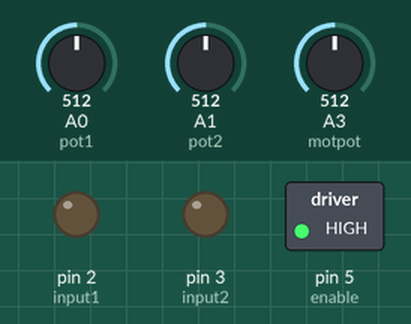
A sketch run on a simulated Arduino Nano, built with avr-gcc and run on an emulated ATmega328P. On the bench: switched loads named in the sketch (green lamp = pin HIGH), output pins drawn as LEDs (lit = HIGH). Inputs (shaded band) come from the test bench; at power-on: A1 (pot2) = 512, A3 (motpot) = 512, A0 (pot1) = 512.

Above: at 1.2 s.
1.3 s: A1 (pot2) set to 526
At 1.7 s:
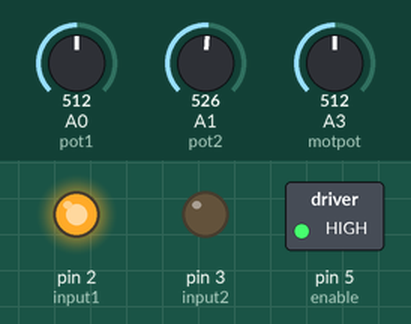
2.8 s: A3 (motpot) set to 537
At 4.0 s:
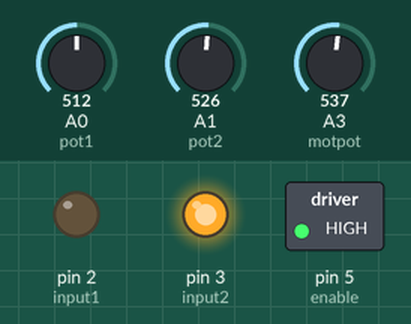
4.3 s: A3 (motpot) set to 511
At 5.2 s:
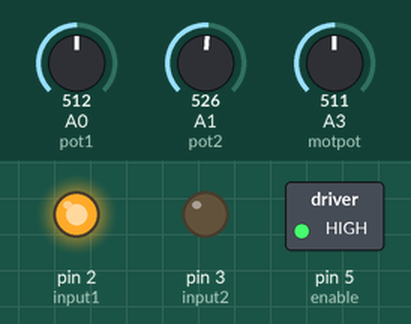
5.8 s: A3 (motpot) set to 716
At 6.3 s:
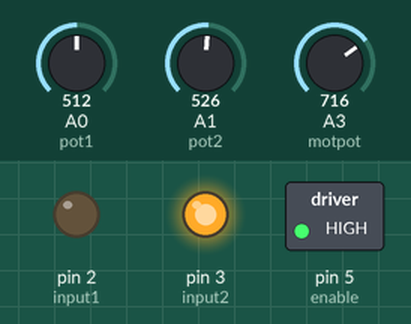
Timing chart, 0 to 8.3 s (numbered marks = the images above; inputs shaded):
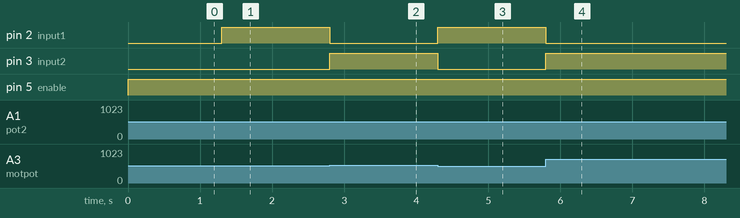

Measured:
- the behaviour switches between 512 and 513 on A1 (pot2) (found by bisection; images 0 and 1)
- the behaviour switches between 525 and 526 on A3 (motpot) (found by bisection; images 1 and 2)
- after the input at 1.3 s, pin 2 (input1): LOW → HIGH at once
- after the input at 2.8 s, pin 2 (input1): HIGH → LOW at once; pin 3 (input2): LOW → HIGH at once
- after the input at 4.3 s, pin 2 (input1): LOW → HIGH at once; pin 3 (input2): HIGH → LOW at once
- after the input at 5.8 s, pin 2 (input1): HIGH → LOW at once; pin 3 (input2): LOW → HIGH at once

The sketch:

motor_driven_pot.ino
```cpp
//built in arduino ide for nano v3
//runs the l239d chip from pots
//by julio @ youtube/djd14d
//Please, live the creative life


int pot1 = A0;
int pot2 = A1;

int motpot = A3;

int input1 = 2;
int input2 = 3;

int enable = 5;
int limit = 0;
int limit2 = 0;


bool flag = true;
bool json = true;

void setup() {
  pinMode(pot1, INPUT);
  pinMode(pot2, INPUT);
  pinMode(motpot, INPUT);

  pinMode(input1, OUTPUT);
  pinMode(input2, OUTPUT);
  pinMode(enable, OUTPUT);

}


void loop() {


  digitalWrite(enable, HIGH);

  while (flag) {
    limit = analogRead(pot1);
    limit2 = analogRead(pot2);

    if (analogRead(motpot) >= (limit + 1)) {  //left side
      digitalWrite(input2, HIGH);
      digitalWrite(input1, LOW);
    } else {
      json = false;
    }
    while (json == false){
      if (analogRead(motpot) <= (limit2 - 1)) {  //right side
      digitalWrite(input2, LOW);
      digitalWrite(input1, HIGH);
    } else {
      json = true;
    }
    }
  }

}
```
